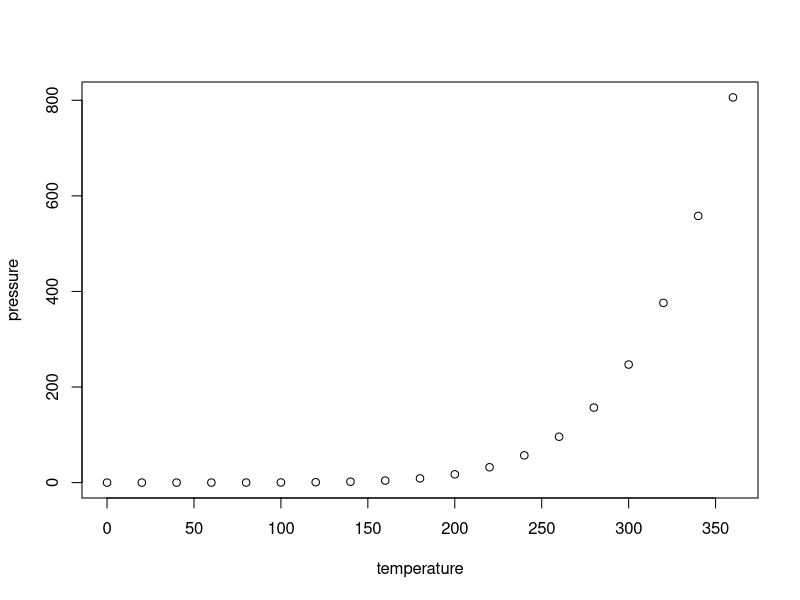
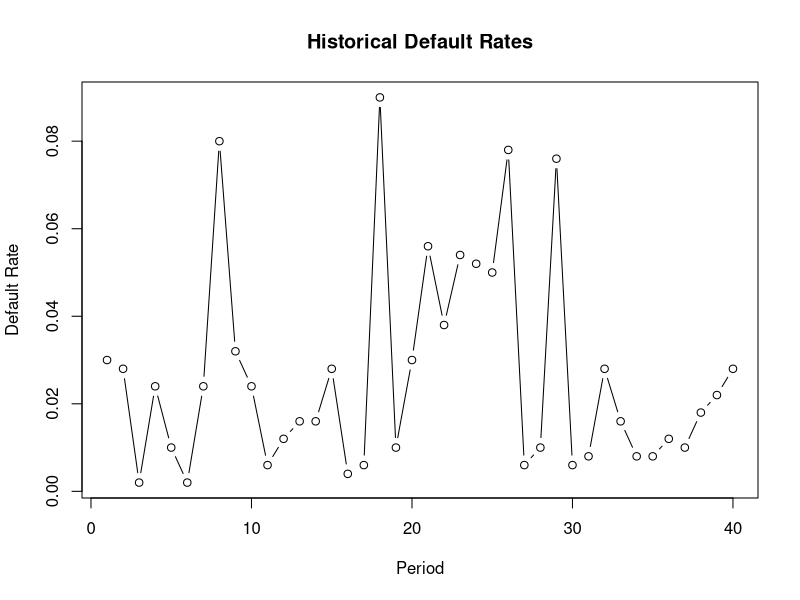
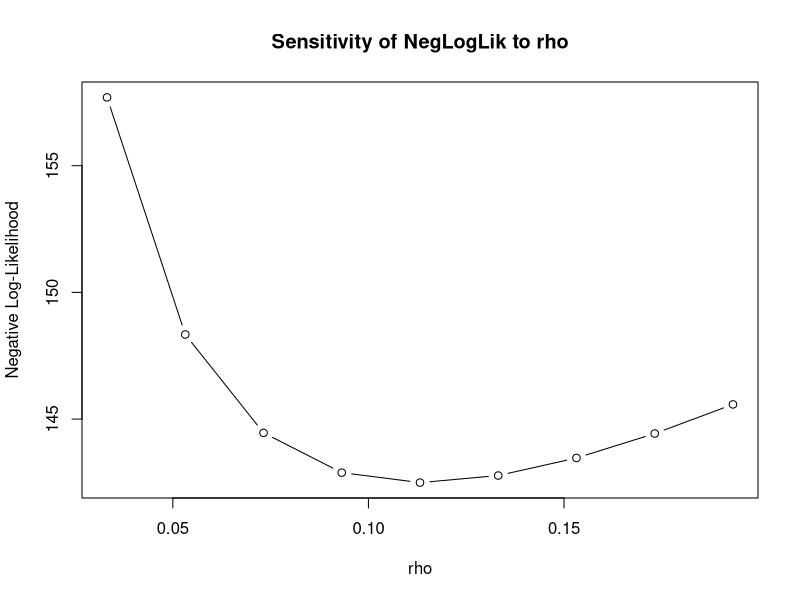
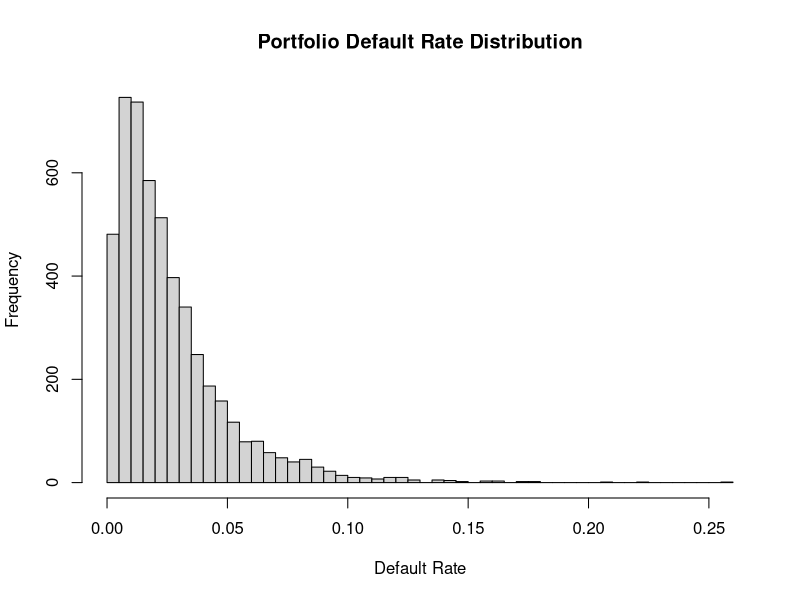
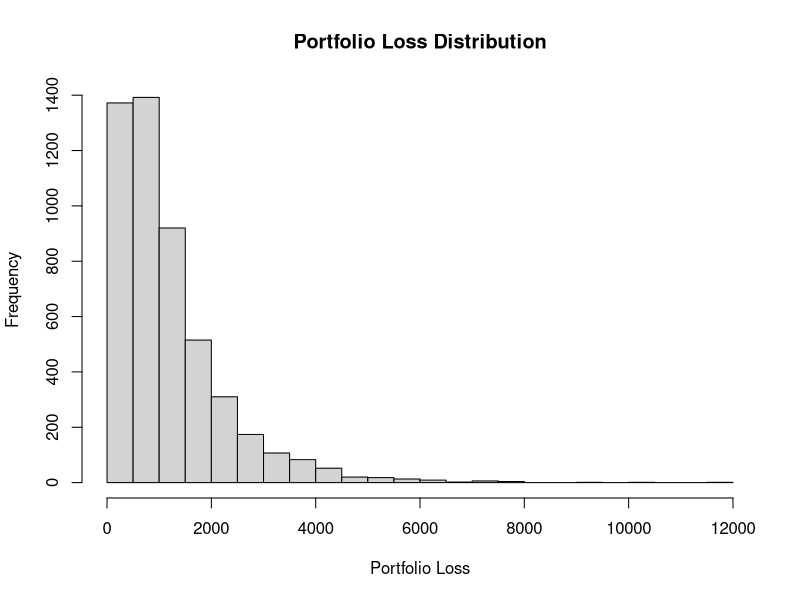

R code for these plots, in order:
## ---- chunk 1
knitr::opts_chunk$set(echo = TRUE)
## ---- chunk 2
summary(cars)
## ---- chunk 3
plot(pressure)
## ---- chunk 4
rm(list = ls())
set.seed(123)
## ---- chunk 5
# Conditional default probability under Vasicek one-factor model
# p(z) = Phi((Phi^{-1}(pd) - sqrt(rho)*z) / sqrt(1-rho))
conditional_pd <- function(z, pd, rho) {
  q <- qnorm(pd)
  pnorm((q - sqrt(rho) * z) / sqrt(1 - rho))
}

## ---- chunk 6
# Simulate default counts across multiple periods
simulate_default_history <- function(T_periods, n_obligors, pd, rho) {
  Z <- rnorm(T_periods)  # systematic factor for each period
  default_counts <- numeric(T_periods)
  default_rates  <- numeric(T_periods)
  
  for (t in 1:T_periods) {
    p_t <- conditional_pd(Z[t], pd, rho)
    defaults_t <- rbinom(1, size = n_obligors, prob = p_t)
    default_counts[t] <- defaults_t
    default_rates[t]  <- defaults_t / n_obligors
  }
  
  data.frame(
    period = 1:T_periods,
    Z = Z,
    default_count = default_counts,
    default_rate = default_rates
  )
}
## ---- chunk 7
# Negative log-likelihood for observed default counts
# We integrate over the latent systematic factor Z ~ N(0,1)
negloglik_vasicek <- function(param, default_counts, n_obligors) {
  pd  <- param[1]
  rho <- param[2]
  
  # parameter constraints
  if (pd <= 0.0001 || pd >= 0.30 || rho <= 0.0001 || rho >= 0.999) {
    return(1e10)
  }
  
  # marginal likelihood for each period:
  # L_t = integral Binomial(k_t | n, p(z)) * phi(z) dz
  # approximate with numerical integration
  ll_vec <- numeric(length(default_counts))
  
  for (t in seq_along(default_counts)) {
    k_t <- default_counts[t]
    
    integrand <- function(z) {
      p_t <- conditional_pd(z, pd, rho)
      dbinom(k_t, size = n_obligors, prob = p_t) * dnorm(z)
    }
    
    val <- try(
      integrate(integrand, lower = -8, upper = 8, subdivisions = 1000L)$value,
      silent = TRUE
    )
    
    if (inherits(val, "try-error") || is.na(val) || val <= 0) {
      return(1e10)
    }
    
    ll_vec[t] <- log(val)
  }
  
  return(-sum(ll_vec))
}

## ---- chunk 8
# Calibrate PD and rho by MLE
fit_vasicek_mle <- function(default_counts, n_obligors,
                            init_pd = 0.03, init_rho = 0.10) {
  fit <- optim(
    par = c(init_pd, init_rho),
    fn = negloglik_vasicek,
    default_counts = default_counts,
    n_obligors = n_obligors,
    method = "L-BFGS-B",
    lower = c(0.0001, 0.0001),
    upper = c(0.30, 0.999)
  )
  
  list(
    fit = fit,
    pd_hat = fit$par[1],
    rho_hat = fit$par[2],
    negloglik = fit$value,
    convergence = fit$convergence
  )
}
## ---- chunk 9
# Simulate portfolio-level correlated defaults using estimated parameters
simulate_portfolio_loss <- function(n_scenarios, n_obligors, pd, rho,
                                    ead = 100, lgd = 0.45) {
  default_threshold <- qnorm(pd)
  default_matrix <- matrix(0, nrow = n_scenarios, ncol = n_obligors)
  
  Z <- rnorm(n_scenarios)
  
  for (s in 1:n_scenarios) {
    epsilon <- rnorm(n_obligors)
    asset_return <- sqrt(rho) * Z[s] + sqrt(1 - rho) * epsilon
    default_matrix[s, ] <- ifelse(asset_return < default_threshold, 1, 0)
  }
  
  portfolio_default_rate <- rowMeans(default_matrix)
  portfolio_loss <- rowSums(default_matrix * ead * lgd)
  
  list(
    default_matrix = default_matrix,
    portfolio_default_rate = portfolio_default_rate,
    portfolio_loss = portfolio_loss
  )
}
## ---- chunk 10
# True model parameters
pd_true  <- 0.03
rho_true <- 0.15

# Historical panel setup
T_periods  <- 40      # e.g., 40 quarterly observations
n_obligors <- 500     # portfolio size per period

history_data <- simulate_default_history(
  T_periods = T_periods,
  n_obligors = n_obligors,
  pd = pd_true,
  rho = rho_true
)

cat("==== Simulated Historical Default Data (first 10 rows) ====\n")
print(head(history_data, 10))

## ---- chunk 11
mle_result <- fit_vasicek_mle(
  default_counts = history_data$default_count,
  n_obligors = n_obligors,
  init_pd = 0.02,
  init_rho = 0.10
)

cat("\n==== MLE Calibration Results ====\n")
cat("Convergence code:", mle_result$convergence, "\n")
cat("Estimated PD :", round(mle_result$pd_hat, 6), "\n")
cat("Estimated rho:", round(mle_result$rho_hat, 6), "\n")
cat("Negative log-likelihood:", round(mle_result$negloglik, 4), "\n")

comparison_table <- data.frame(
  Parameter = c("PD", "rho"),
  True = c(pd_true, rho_true),
  Estimated = c(mle_result$pd_hat, mle_result$rho_hat),
  Error = c(mle_result$pd_hat - pd_true, mle_result$rho_hat - rho_true)
)

cat("\n==== Parameter Recovery Check ====\n")
print(comparison_table)
## ---- chunk 12
# Split the time series into two subsamples
split_point <- floor(T_periods / 2)

hist_1 <- history_data$default_count[1:split_point]
hist_2 <- history_data$default_count[(split_point + 1):T_periods]

mle_1 <- fit_vasicek_mle(hist_1, n_obligors, init_pd = 0.02, init_rho = 0.10)
mle_2 <- fit_vasicek_mle(hist_2, n_obligors, init_pd = 0.02, init_rho = 0.10)

stability_table <- data.frame(
  Parameter = c("PD", "rho"),
  Full_Sample = c(mle_result$pd_hat, mle_result$rho_hat),
  First_Half = c(mle_1$pd_hat, mle_1$rho_hat),
  Second_Half = c(mle_2$pd_hat, mle_2$rho_hat)
)

cat("\n==== Parameter Stability Analysis ====\n")
print(stability_table)
## ---- chunk 13
# Sensitivity of log-likelihood to rho around calibrated estimate
rho_grid <- seq(max(0.01, mle_result$rho_hat - 0.08),
                min(0.50, mle_result$rho_hat + 0.08),
                by = 0.02)

sensitivity_results <- data.frame(
  rho = rho_grid,
  NegLogLik = NA_real_
)

for (i in seq_along(rho_grid)) {
  test_param <- c(mle_result$pd_hat, rho_grid[i])
  sensitivity_results$NegLogLik[i] <- negloglik_vasicek(
    test_param,
    default_counts = history_data$default_count,
    n_obligors = n_obligors
  )
}

cat("\n==== Sensitivity Testing (rho) ====\n")
print(sensitivity_results)
## ---- chunk 14
portfolio_sim <- simulate_portfolio_loss(
  n_scenarios = 5000,
  n_obligors = 1000,
  pd = mle_result$pd_hat,
  rho = mle_result$rho_hat,
  ead = 100,
  lgd = 0.45
)

cat("\n==== Portfolio Default Rate Summary ====\n")
print(summary(portfolio_sim$portfolio_default_rate))

cat("\n==== Portfolio Loss Summary ====\n")
print(summary(portfolio_sim$portfolio_loss))

# Approximate pairwise default correlation
sample_cols <- 1:20
corr_mat <- cor(portfolio_sim$default_matrix[, sample_cols])
pairwise_corr <- corr_mat[upper.tri(corr_mat)]

cat("\n==== Approximate Pairwise Default Correlation ====\n")
print(mean(pairwise_corr, na.rm = TRUE))
## ---- chunk 15
stress_Z <- c(-2, -1, 0, 1, 2)

stress_table <- data.frame(
  Systematic_Factor = stress_Z,
  Conditional_PD = NA_real_
)

for (i in seq_along(stress_Z)) {
  stress_table$Conditional_PD[i] <- conditional_pd(
    z = stress_Z[i],
    pd = mle_result$pd_hat,
    rho = mle_result$rho_hat
  )
}

cat("\n==== Conditional PD under Stress Scenarios ====\n")
print(stress_table)

## ---- chunk 16
loss_var_95 <- quantile(portfolio_sim$portfolio_loss, 0.95)
loss_var_99 <- quantile(portfolio_sim$portfolio_loss, 0.99)

cat("\n==== Portfolio Loss Risk Metrics ====\n")
cat("VaR 95%:", round(loss_var_95, 2), "\n")
cat("VaR 99%:", round(loss_var_99, 2), "\n")
## ---- chunk 17


plot(
  history_data$period, history_data$default_rate,
  type = "b",
  main = "Historical Default Rates",
  xlab = "Period",
  ylab = "Default Rate"
)

plot(
  sensitivity_results$rho, sensitivity_results$NegLogLik,
  type = "b",
  main = "Sensitivity of NegLogLik to rho",
  xlab = "rho",
  ylab = "Negative Log-Likelihood"
)

hist(
  portfolio_sim$portfolio_default_rate,
  breaks = 40,
  main = "Portfolio Default Rate Distribution",
  xlab = "Default Rate"
)

hist(
  portfolio_sim$portfolio_loss,
  breaks = 40,
  main = "Portfolio Loss Distribution",
  xlab = "Portfolio Loss"
)


## ---- chunk 18
cat("\n==== Model Assumptions and Limitations ====\n")
cat("Assumptions:\n")
cat("- Homogeneous portfolio: same PD, same EAD, same LGD, same correlation.\n")
cat("- One-factor dependence structure through a single systematic risk factor.\n")
cat("- Conditional defaults are independent given the systematic factor.\n")
cat("- Historical periods are treated as independent draws of the systematic factor.\n\n")

cat("Limitations:\n")
cat("- This is a simplified portfolio credit model and does not include rating migration.\n")
cat("- LGD and EAD are assumed fixed rather than stochastic.\n")
cat("- The model does not include macroeconomic covariates or IFRS 9 lifetime ECL framework.\n")
cat("- Numerical integration is used for MLE and may be computationally expensive for larger datasets.\n")
